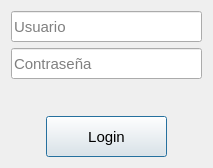
<?xml version="1.0" encoding="UTF-8"?>
<ui version="4.0">
 <class>LoginDialog</class>
 <widget class="QDialog" name="LoginDialog">
  <property name="windowModality">
   <enum>Qt::WindowModality::WindowModal</enum>
  </property>
  <property name="geometry">
   <rect>
    <x>0</x>
    <y>0</y>
    <width>213</width>
    <height>168</height>
   </rect>
  </property>
  <property name="minimumSize">
   <size>
    <width>213</width>
    <height>168</height>
   </size>
  </property>
  <property name="maximumSize">
   <size>
    <width>213</width>
    <height>168</height>
   </size>
  </property>
  <property name="windowTitle">
   <string>Dialog</string>
  </property>
  <property name="windowIcon">
   <iconset resource="icon.qrc">
    <normaloff>:/icon/database_8686102.png</normaloff>:/icon/database_8686102.png</iconset>
  </property>
  <layout class="QVBoxLayout" name="verticalLayout_2">
   <item>
    <widget class="QLineEdit" name="user_line">
     <property name="minimumSize">
      <size>
       <width>0</width>
       <height>31</height>
      </size>
     </property>
     <property name="maximumSize">
      <size>
       <width>201</width>
       <height>31</height>
      </size>
     </property>
     <property name="font">
      <font>
       <pointsize>11</pointsize>
      </font>
     </property>
     <property name="placeholderText">
      <string>Usuario</string>
     </property>
    </widget>
   </item>
   <item>
    <widget class="QLineEdit" name="pass_line">
     <property name="minimumSize">
      <size>
       <width>0</width>
       <height>31</height>
      </size>
     </property>
     <property name="maximumSize">
      <size>
       <width>201</width>
       <height>31</height>
      </size>
     </property>
     <property name="font">
      <font>
       <pointsize>11</pointsize>
      </font>
     </property>
     <property name="echoMode">
      <enum>QLineEdit::EchoMode::Password</enum>
     </property>
     <property name="placeholderText">
      <string>Contraseña</string>
     </property>
    </widget>
   </item>
   <item>
    <spacer name="verticalSpacer">
     <property name="orientation">
      <enum>Qt::Orientation::Vertical</enum>
     </property>
     <property name="sizeType">
      <enum>QSizePolicy::Policy::Expanding</enum>
     </property>
     <property name="sizeHint" stdset="0">
      <size>
       <width>20</width>
       <height>24</height>
      </size>
     </property>
    </spacer>
   </item>
   <item alignment="Qt::AlignmentFlag::AlignHCenter">
    <widget class="QPushButton" name="login_button">
     <property name="minimumSize">
      <size>
       <width>121</width>
       <height>41</height>
      </size>
     </property>
     <property name="maximumSize">
      <size>
       <width>121</width>
       <height>41</height>
      </size>
     </property>
     <property name="font">
      <font>
       <pointsize>11</pointsize>
      </font>
     </property>
     <property name="text">
      <string>Login</string>
     </property>
    </widget>
   </item>
  </layout>
 </widget>
 <resources>
  <include location="icon.qrc"/>
 </resources>
 <connections/>
</ui>
